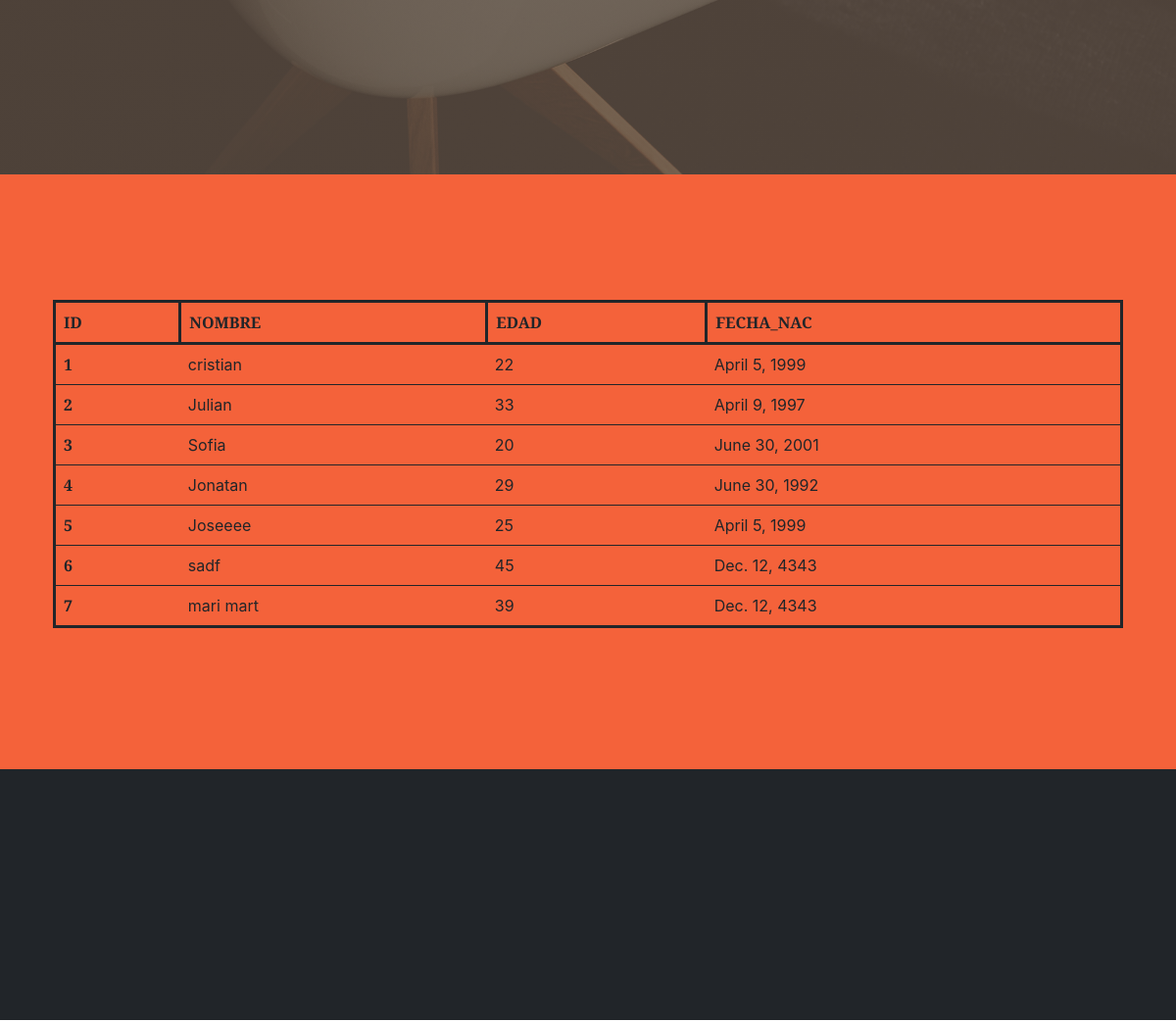
/AppCoder/persona/ (middle part), run on an earlier commit of the app's database.
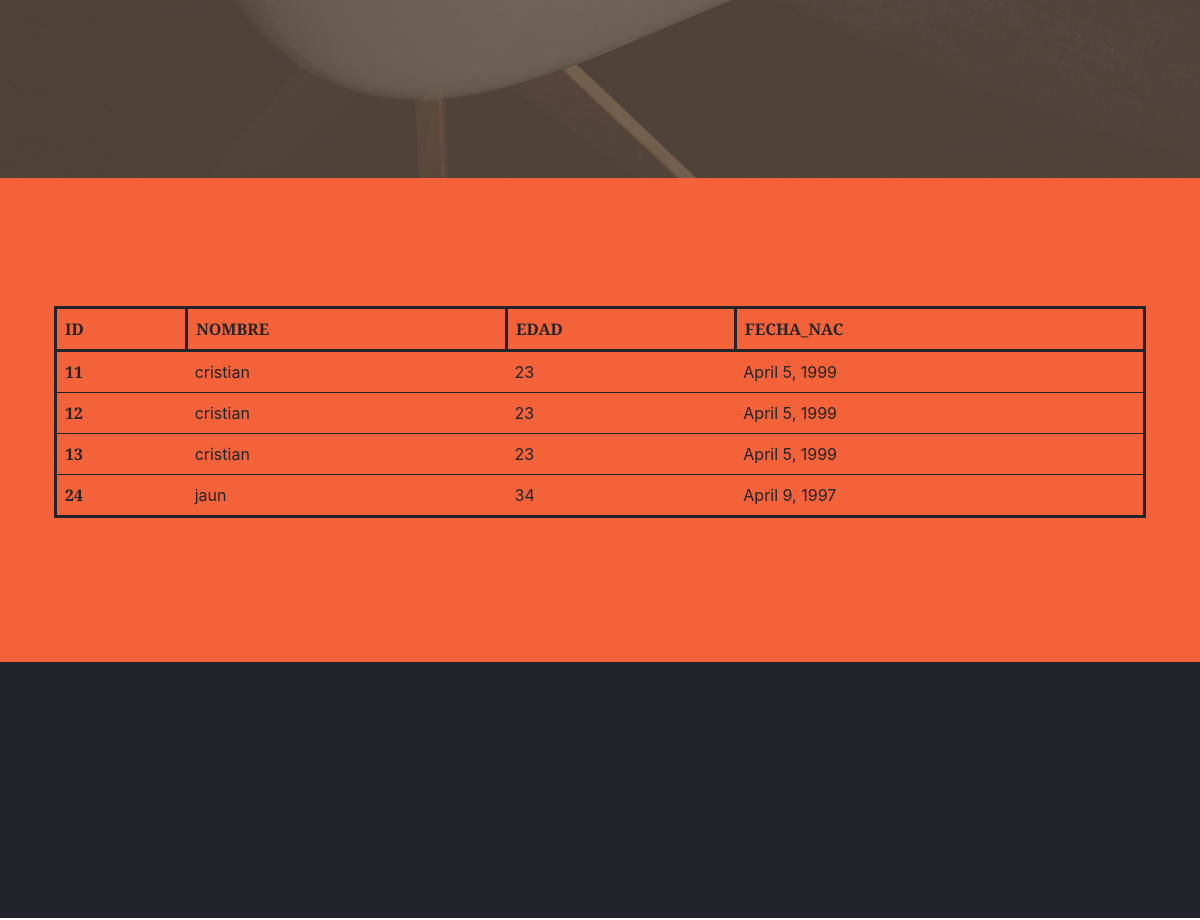
And on a later commit of the database.
### AppCoder/models.py (models this page shows)
class persona(models.Model):
    nombre= models.CharField('nombre',max_length=25)
    edad=models.IntegerField('edad')
    fechaNac = models.DateField('fechaNac', auto_now= False, auto_now_add=False, blank=True, null=True)

### AppCoder/views.py (the view)
# urls.py: path('persona/',views.listar_Personas),
def listar_Personas(request):
    personas=persona.objects.all()
    contexto={'personas':personas}
    return render (request,"AppCoder/agregarPersonas.html",contexto)

### AppCoder/templates/AppCoder/agregarPersonas.html
{% extends 'AppCoder/padre.html' %}
{% load static %}
{% block contenidoQueCambia %}
<section class="page-section bg-primary" id="about">
    <div class="container px-4 px-lg-5">
        <div class="row gx-4 gx-lg-5 justify-content-center">
            <table class="table" style = "border:solid">
                <thead>
                  <tr >
                    <th scope="col" style = "border:solid">ID</th>
                    <th scope="col" style = "border:solid">NOMBRE</th>
                    <th scope="col" style = "border:solid">EDAD</th>
                    <th scope="col" style = "border:solid">FECHA_NAC</th>
                  </tr>
                </thead>
                <tbody>
                 {% for per in personas %}
                  <tr>
                    <th scope="row">{{per.id}}</th>
                    <td>{{per.nombre}}</td>
                    <td>{{per.edad}}</td>
                    <td>{{per.fechaNac}}</td>
                  </tr>
                  {% endfor %}
                </tbody>
              </table>
        </div>
    </div>
</section>
{% endblock %}

### AppCoder/templates/AppCoder/padre.html (shortened to what this page needs)
<!DOCTYPE html>
<html lang="en">
    <head>
        {% load static %}
        <link href="https://cdn.jsdelivr.net/npm/bootstrap-icons@1.5.0/font/bootstrap-icons.css" rel="stylesheet" />
        <link href="https://cdnjs.cloudflare.com/ajax/libs/SimpleLightbox/2.1.0/simpleLightbox.min.css" rel="stylesheet" />
        <link href="{% static 'AppCoder/css/styles.css' %}" rel="stylesheet" />
    </head>
    <body id="page-top">
        <header class="masthead">
            <div class="container px-4 px-lg-5 h-100">
                <div class="row gx-4 gx-lg-5 h-100 align-items-center justify-content-center text-center">
                </div>
            </div>
        </header>
        {% block contenidoQueCambia %}
        {% endblock %}
        <section class="page-section bg-dark text-white">
        </section>
    </body>
</html>

What changed in the data, as far as the page shows it:
removed persona: id "1", nombre "cristian", edad "22", fechaNac "April 5, 1999"
removed persona: id "2", nombre "Julian", edad "33", fechaNac "April 9, 1997"
removed persona: id "3", nombre "Sofia", edad "20", fechaNac "June 30, 2001"
removed persona: id "4", nombre "Jonatan", edad "29", fechaNac "June 30, 1992"
removed persona: id "5", nombre "Joseeee", edad "25", fechaNac "April 5, 1999"
removed persona: id "6", nombre "sadf", edad "45", fechaNac "Dec. 12, 4343"
removed persona: id "7", nombre "mari mart", edad "39", fechaNac "Dec. 12, 4343"
added persona: id "11", nombre "cristian", edad "23", fechaNac "April 5, 1999"
added persona: id "12", nombre "cristian", edad "23", fechaNac "April 5, 1999"
added persona: id "13", nombre "cristian", edad "23", fechaNac "April 5, 1999"
added persona: id "24", nombre "jaun", edad "34", fechaNac "April 9, 1997"
